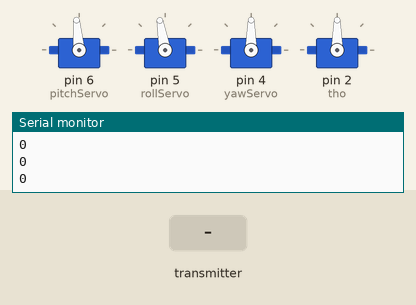
This sketch was run on a simulated Arduino Uno, built with avr-gcc and run on an emulated ATmega328P. Shown: 4 × servo, the last lines printed to the serial monitor. The test bench sets the inputs (shaded band). No radio packets arrive unless stated.

Above: at 1.2 s.
1.3 s: the transmitter starts sending ch1 = 0
At 2.0 s:
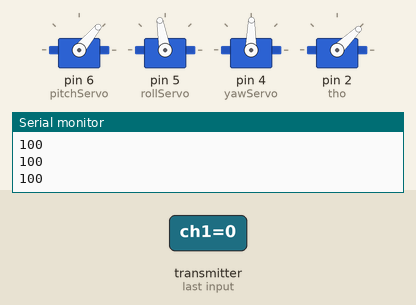
2.8 s: the transmitter starts sending ch3 = 0
At 4.0 s:
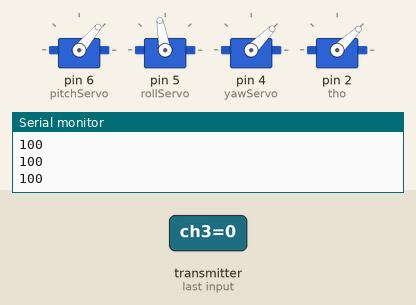
4.3 s: the transmitter starts sending ch4 = 0
At 5.4 s:
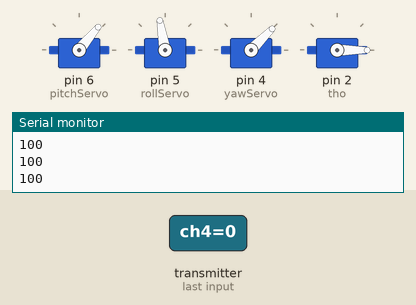
5.8 s: the transmitter starts sending ch1 = 64
At 6.5 s:
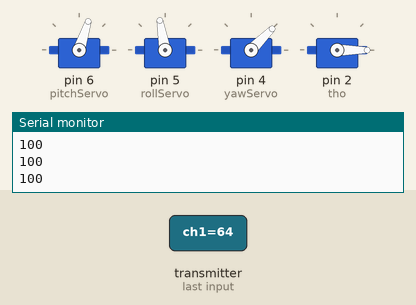
7.3 s: the transmitter starts sending ch3 = 64
At 7.8 s:
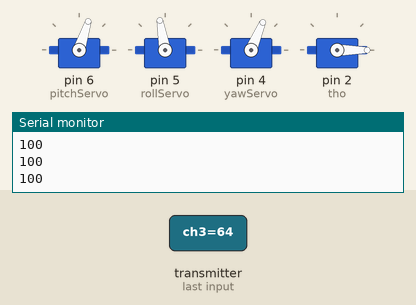
8.8 s: the transmitter starts sending ch4 = 64
At 10.0 s:
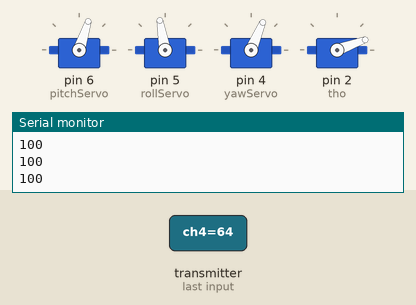
Timing chart, 0 to 11.3 s (numbered marks = the images above; inputs shaded):
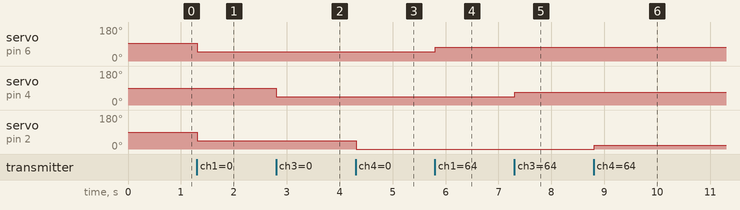

The sketch:

Receiver.ino
```cpp
//Reciever for SS Leo

#include <SPI.h>
#include <nRF24L01.h>
#include <RF24.h>
#include<Servo.h>

RF24 radio(9,10);
const byte address[][6] = {"00001","00002"};
Servo pitchServo;
Servo rollServo;
Servo yawServo;
Servo roll2Servo;
Servo tho;
int pitchstater = 95;
int rollstater = 100;
int yawstater = 90;
int pitchVal;
int rollVal;
int yawVal;
int thrustVal;

struct Data_received
{
  byte ch1;
  byte ch2;
  byte ch3;
  byte ch4;
};

Data_received data_received;

void setup() {
  Serial.begin(9600);
  data_received.ch1 = 127;
  data_received.ch2 = 127;
  data_received.ch3 = 127;
  data_received.ch4 = 127;
  pitchServo.attach(6);
  rollServo.attach(5);
  yawServo.attach(4);
  tho.attach(2);
  radio.begin();
  radio.setAutoAck(false);
  radio.setDataRate(RF24_250KBPS);
  radio.openReadingPipe(1,address[1]);
  radio.setPALevel(RF24_PA_MAX);
  rollServo.write(rollstater);
  yawServo.write(yawstater);
  pitchServo.write(pitchstater);
  radio.startListening();
  delay(5);


}

void loop() {
  while(radio.available())
  {
    delay(5);
    radio.read(&data_received,sizeof(Data_received));
    pitchVal = data_received.ch1;
    rollVal = data_received.ch2;
    yawVal = data_received.ch3;
    thrustVal = data_received.ch4;
    pitchVal = map(pitchVal,0,255,pitchstater-45,pitchstater+45);
    rollVal = map(rollVal,0,255,rollstater-45,rollstater+45);
    rollVal = 100;
    yawVal = map(yawVal,0,255,yawstater-45,yawstater+45);
    thrustVal = map(thrustVal,127,255,1000,1500); //might change
    pitchServo.write(pitchVal);
    rollServo.write(rollVal);
    yawServo.write(yawVal);
    tho.writeMicroseconds(thrustVal);
    Serial.println(rollVal);
  }
  //rollServo.write(100);
  Serial.println(rollVal);
}
```

Measured:
- after the input at 1.3 s, servo on pin 6 (pitchServo): 95° → 50° at once; servo on pin 4 (yawServo): 90° → 89° at once; servo on pin 2 (tho): 90° → 44° at once
- after the input at 2.8 s, servo on pin 4 (yawServo): 89° → 45° at once
- after the input at 4.3 s, servo on pin 2 (tho): 44° → 0° at once
- after the input at 5.8 s, servo on pin 6 (pitchServo): 50° → 72° at once
- after the input at 7.3 s, servo on pin 4 (yawServo): 45° → 67° at once
- after the input at 8.8 s, servo on pin 2 (tho): 0° → 20° at once
